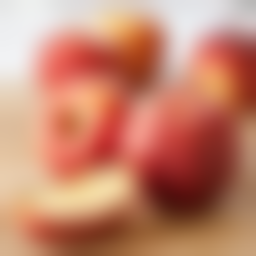
#> input picture validate/style/blur/apple.png, 256 x 256 px, given as the content of the folder sktop/2025_autumn/deep_learning/SIS/3/project/data/raw/input, which was not available
$ jupyter execute preprocessing_img.ipynb   (text cells are left out)
#> lines starting #> are read from the running program, lines starting #| are printed output that depends on the picture; pictures that were not available may be replaced by others from this repository, and a replacement may not be noted
[cell 1]
import os
import cv2
import numpy as np

# =============================
#   PATHS
# =============================
RAW_ROOT = "/Users/amayakof/Desktop/2025_autumn/deep_learning/SIS/3/project/data/raw"
PREP_ROOT = "/Users/amayakof/Desktop/2025_autumn/deep_learning/SIS/3/project/data/preprocessed"

BASE_INPUT = os.path.join(RAW_ROOT, "input")

STYLE_FOLDERS_RAW = {
    "blur":       os.path.join(RAW_ROOT, "style/blur"),
    "outline":    os.path.join(RAW_ROOT, "style/outline"),
    "poster":     os.path.join(RAW_ROOT, "style/poster"),
    "night_vis":  os.path.join(RAW_ROOT, "style/night_vis"),
}

STYLE_FOLDERS_PREP = {
    name: os.path.join(PREP_ROOT, f"style/{name}")
    for name in ["blur", "outline", "poster", "night_vis"]
}

PREP_INPUT = os.path.join(PREP_ROOT, "input")


# =============================
#   MAKE DIRECTORIES
# =============================
os.makedirs(PREP_INPUT, exist_ok=True)
for d in STYLE_FOLDERS_PREP.values():
    os.makedirs(d, exist_ok=True)
#> in preprocess_image, img is the input picture: shape (256, 256, 3); mean B, G, R 109.9, 132.9, 196.5

RESIZE_TO = (256, 256)
VALID_EXT = {".jpg", ".jpeg", ".png", ".bmp", ".tiff"}


# =============================
#   STYLE FILTER FUNCTIONS
# =============================

def strong_gaussian_blur(img):
    """Strong Gaussian blur for training."""
    return cv2.GaussianBlur(img, (45,45), sigmaX=12)


def posterize_super_cartoon(img, levels=4):
    """Very strong cartoon effect."""
#> called with levels = 4
    # Bilateral smooth
    smooth = cv2.bilateralFilter(img, d=15, sigmaColor=90, sigmaSpace=90)

    # Posterize
    x = smooth.astype(np.float32) / 255.0
    x = np.floor(x * levels) / levels
    poster = (x * 255).astype(np.uint8)

    # Extract sharp edges
    gray = cv2.cvtColor(poster, cv2.COLOR_BGR2GRAY)
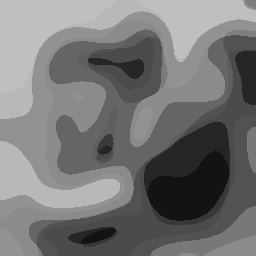
#> gray: shape (256, 256); min 19, max 191, mean 116.9
    edges = cv2.Canny(gray, 80, 180)
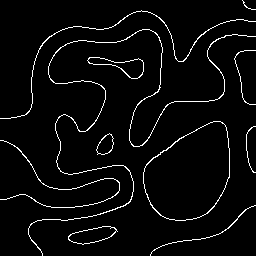
#> edges: shape (256, 256); 3.9% white in thin lines or dots
    edges = cv2.dilate(edges, np.ones((2,2), np.uint8), iterations=1)
#> edges: shape (256, 256); 8.6% white in thin lines or dots
    edges = cv2.cvtColor(edges, cv2.COLOR_GRAY2BGR)
#> edges: shape (256, 256, 3); 8.6% white in thin lines or dots

    # Invert edges (black lines)
    edges_inv = 255 - edges
#> edges_inv: shape (256, 256, 3); 91.4% white; black in thin lines or dots

    # Apply edges as mask
    toon = cv2.bitwise_and(poster, edges_inv)
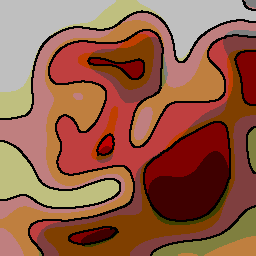
#> toon: shape (256, 256, 3); mean B, G, R 70.9, 93.5, 149
    return toon


def outlines_soft(img, levels=6):
    base = posterize_super_cartoon(img, levels)
#> call 2 of posterize_super_cartoon, with levels = 6
#> in posterize_super_cartoon (call 2), `edges = cv2.Canny(gray, 80, 180)`: edges: shape (256, 256); 4.8% white in thin lines or dots
#> in posterize_super_cartoon (call 2), `edges = cv2.dilate(edges, np.ones((2,2), np.uint8), iterations=1)`: edges: shape (256, 256); 10.5% white in thin lines or dots
#> in posterize_super_cartoon (call 2), `edges = cv2.cvtColor(edges, cv2.COLOR_GRAY2BGR)`: edges: shape (256, 256, 3); 10.5% white in thin lines or dots
#> in posterize_super_cartoon (call 2), `edges_inv = 255 - edges`: edges_inv: shape (256, 256, 3); 89.5% white; black in thin lines or dots
#> in posterize_super_cartoon (call 2), `toon = cv2.bitwise_and(poster, edges_inv)`:
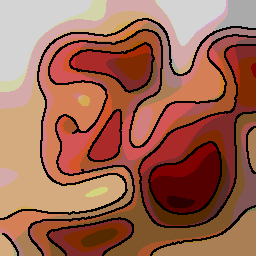
#> toon: shape (256, 256, 3); mean B, G, R 81, 101.5, 158.3

    smooth = cv2.bilateralFilter(base, 9, 50, 50)

    gray = cv2.cvtColor(base, cv2.COLOR_BGR2GRAY)
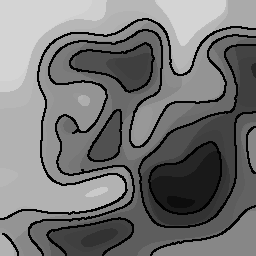
#> gray: shape (256, 256); min 0, max 212, mean 116.2
    edges = cv2.Canny(gray, 40, 120)
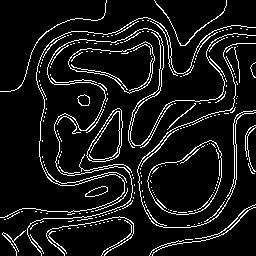
#> edges: shape (256, 256); 9.1% white in thin lines or dots
    edges_soft = cv2.GaussianBlur(edges, (5,5), 0)
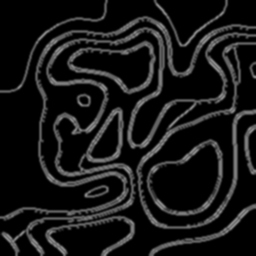
#> edges_soft: shape (256, 256); min 0, max 135, mean 23.2

    edges_rgb = cv2.cvtColor(edges_soft, cv2.COLOR_GRAY2BGR)

    light_edges = 255 - edges_rgb
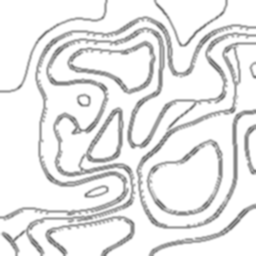
#> light_edges: shape (256, 256, 3); min 120, max 255, mean 231.8
    light_edges = (light_edges * 0.30).astype(np.uint8) + 180
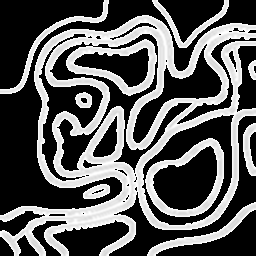
#> light_edges: shape (256, 256, 3); min 0, max 255, mean 90.7

    out = cv2.addWeighted(smooth, 1.0, light_edges, 0.45, 0)
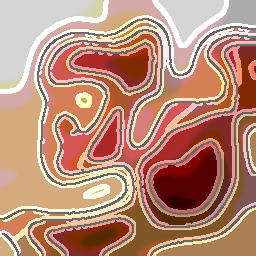
#> out: shape (256, 256, 3); mean B, G, R 120.8, 140.4, 189.1
    return out

def preprocess_image(path):
    img = cv2.imread(path)
    if img is None:
        return None
    img = cv2.resize(img, RESIZE_TO)
    return img


# =============================
#   PROCESS BASE INPUT
# =============================

print("Processing BASE input images...\n")

for fname in sorted(os.listdir(BASE_INPUT)):
    ext = os.path.splitext(fname)[1].lower()
    if ext not in VALID_EXT:
        continue

    src = os.path.join(BASE_INPUT, fname)
    img = preprocess_image(src)
    if img is None:
        continue

    cv2.imwrite(os.path.join(PREP_INPUT, fname), img)

    # AUTO-GENERATED styles
    cv2.imwrite(os.path.join(STYLE_FOLDERS_PREP["blur"], fname),
                strong_gaussian_blur(img))

    cv2.imwrite(os.path.join(STYLE_FOLDERS_PREP["poster"], fname),
                posterize_super_cartoon(img))

    cv2.imwrite(os.path.join(STYLE_FOLDERS_PREP["outline"], fname),
                outlines_soft(img))


    print("Generated auto styles for:", fname)


# =============================
#   PROCESS RAW STYLE FOLDERS
# =============================

print("\nProcessing RAW style folders (just resize → preprocessed)...\n")

for style_name, raw_dir in STYLE_FOLDERS_RAW.items():
    out_dir = STYLE_FOLDERS_PREP[style_name]

    if not os.path.exists(raw_dir):
        print(f"Skipping missing style folder: {raw_dir}")
        continue

    for fname in sorted(os.listdir(raw_dir)):
        ext = os.path.splitext(fname)[1].lower()
        if ext not in VALID_EXT:
            continue

        src = os.path.join(raw_dir, fname)
        img = preprocess_image(src)
        if img is None:
            continue

        cv2.imwrite(os.path.join(out_dir, fname), img)
        print(f"Copied RAW style '{style_name}': {fname}")

print("\nDone! All preprocessing and style generation completed.")
